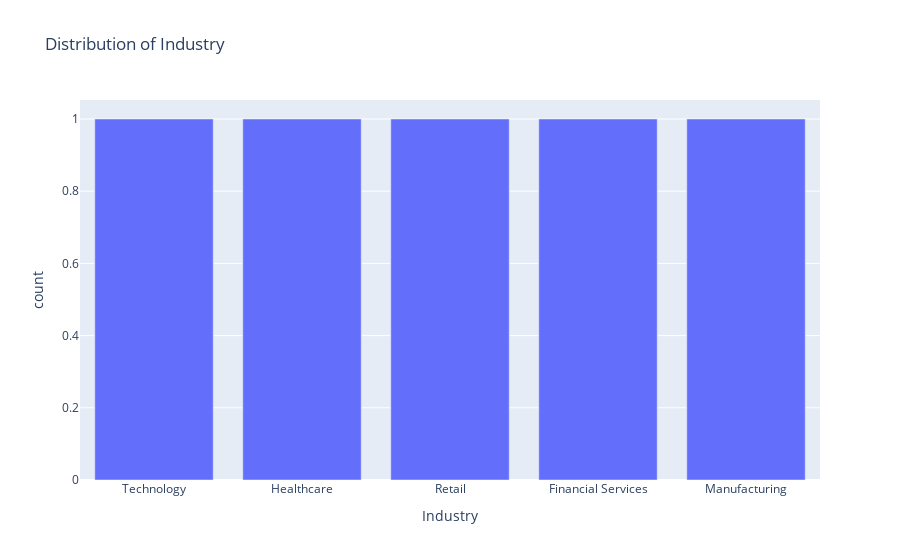

The notebook cell saved with this chart:
### Code cell
fig_Industry.show()

### Figure 1 — Plotly figure (JSON) as saved in the notebook; plotly's stock layout.template omitted (floating-point values rounded to 4 significant figures)
{"data": [{"alignmentgroup": "True", "hovertemplate": "Industry=%{x}<br>count=%{y}<extra></extra>", "legendgroup": "", "marker": {"color": "#636efa", "pattern": {"shape": ""}}, "name": "", "offsetgroup": "", "orientation": "v", "showlegend": false, "textposition": "auto", "type": "bar", "x": ["Technology", "Healthcare", "Retail", "Financial Services", "Manufacturing"], "xaxis": "x", "y": [1, 1, 1, 1, 1], "yaxis": "y"}], "layout": {"barmode": "relative", "legend": {"tracegroupgap": 0}, "title": {"text": "Distribution of Industry"}, "xaxis": {"anchor": "y", "domain": [0, 1], "title": {"text": "Industry"}}, "yaxis": {"anchor": "x", "domain": [0, 1], "title": {"text": "count"}}}}
